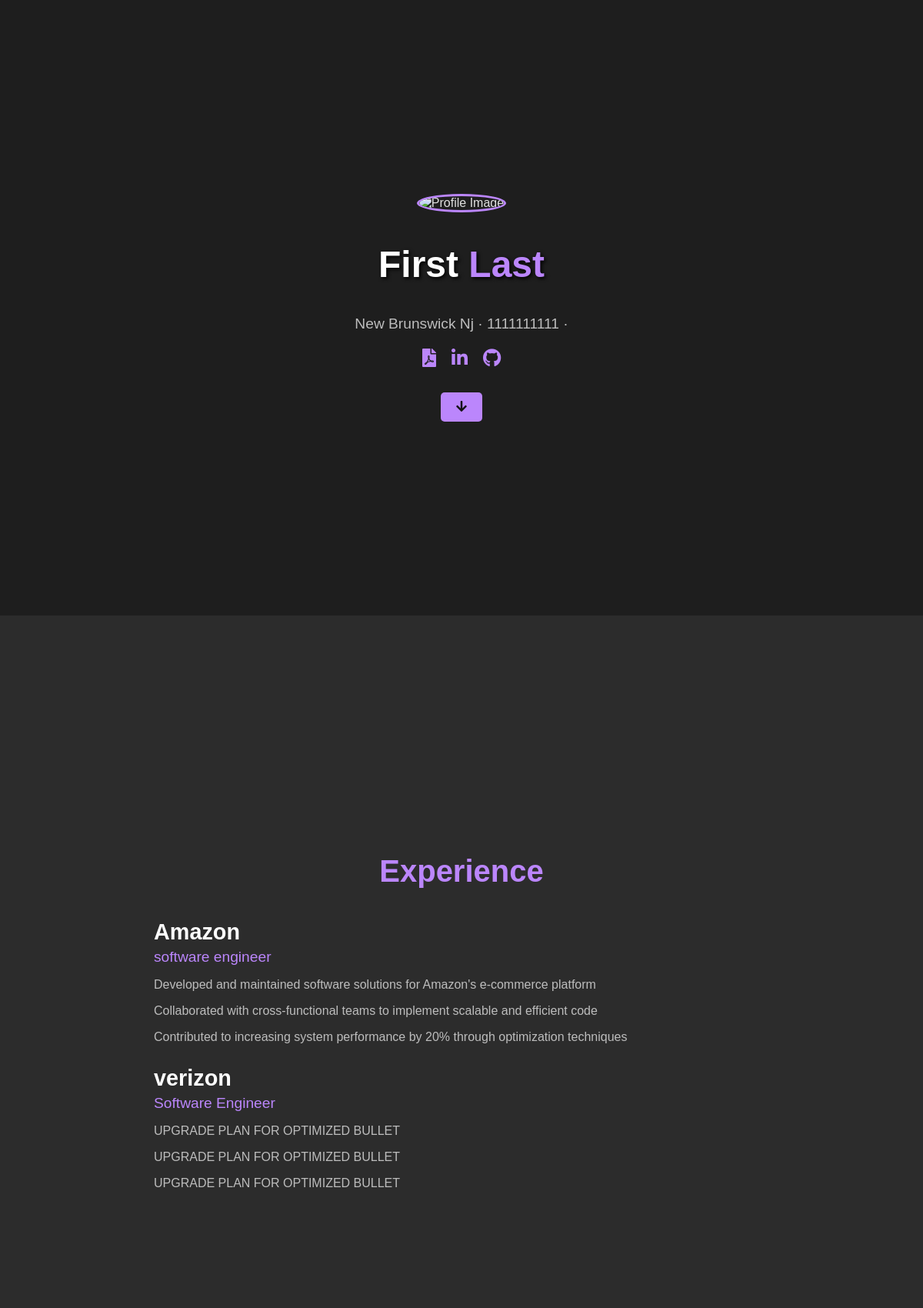
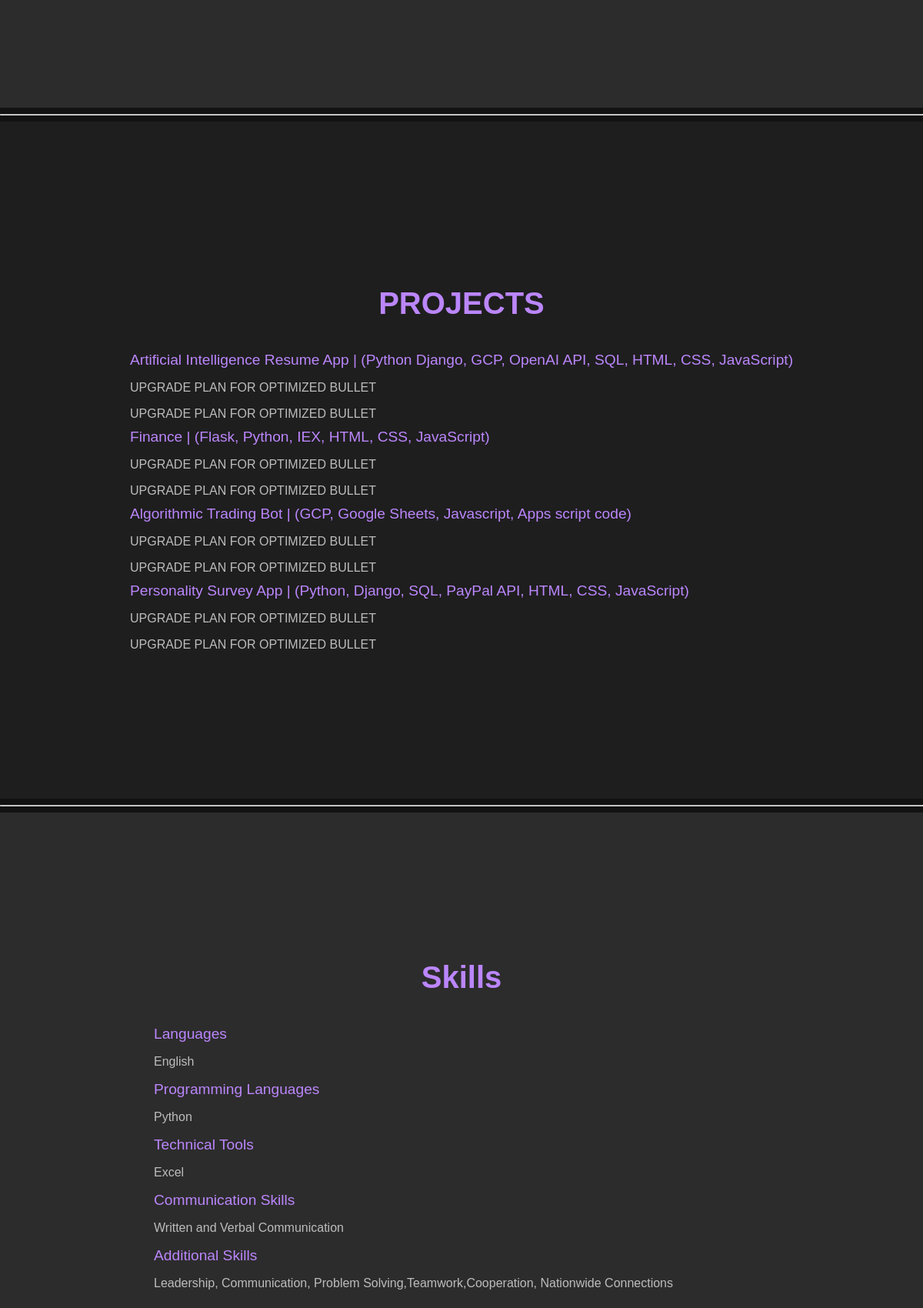
Page /example/ (upper part) on the committed database (2 pictures, top to bottom).
### resume_app/models.py (models this page shows, shortened)
class UserProfile(models.Model):
    def profile_image_upload_to(instance, filename):
        return f"profile_pictures/{instance.account.id}.jpg"
    id = models.AutoField(primary_key=True)
    account = models.ForeignKey(Account, on_delete=models.CASCADE, null=True, related_name='account_user_profile')
    first_name = models.CharField(max_length=255)
    last_name = models.CharField(max_length=255)
    phone = models.CharField(max_length=15)
    city = models.CharField(max_length=255)
    state = models.CharField(max_length=255)
    linkedin_link = models.CharField(blank=True, null=True, max_length=255)
    resume_link = models.URLField(blank=True, null=True)
    github_link = models.CharField(blank=True, null=True, max_length=255)
    website_link = models.URLField(blank=True, null=True)
    profile_image = models.ImageField(upload_to=profile_image_upload_to, storage=OverwriteStorage(), blank=True, null=True)
    spoken_languages = models.CharField(max_length=255, blank=True, null=True)
    programming_languages = models.CharField(max_length=255, blank=True, null=True)
    technical_skills = models.CharField(max_length=255, blank=True, null=True)
    leadership = models.CharField(max_length=255, blank=True, null=True)

class WorkExperience(models.Model):
    account = models.ForeignKey(Account, on_delete=models.CASCADE, null=True, related_name='work_experiences')
    company_name = models.CharField(max_length=255, validators=[MinLengthValidator(1)])
    job_title = models.CharField(max_length=255, validators=[MinLengthValidator(1)])
    start_date = models.DateField()
    end_date = models.DateField(null=True)
    currently_working = models.BooleanField(default=False)
    city = models.CharField(max_length=255, validators=[MinLengthValidator(1)])
    state = models.CharField(max_length=2, validators=[MinLengthValidator(2), MaxLengthValidator(2)])
    description = models.TextField(validators=[MinLengthValidator(1)])
    bullet1 = models.CharField(max_length=255, validators=[MinLengthValidator(1)])
    bullet2 = models.CharField(max_length=255, validators=[MinLengthValidator(1)])
    bullet3 = models.CharField(max_length=255, validators=[MinLengthValidator(1)])

class Project(models.Model):
    account = models.ForeignKey(Account, on_delete=models.CASCADE, null=True, related_name='projects')
    project_name = models.CharField(max_length=255)
    project_skills = models.CharField(max_length=255)
    description = models.TextField()
    bullet1 = models.CharField(max_length=255)
    bullet2 = models.CharField(max_length=255)

### resume_app/views.py (the view)
# urls.py: path('<str:url_name>/', website, name='website'),
def website(request, url_name):
    try:
        account = Account.objects.get(name=url_name)
        user_profile = get_object_or_404(UserProfile, account=account)
        user_plan = Plan.objects.get(account=account)
        education_list = Education.objects.filter(account=account)  # Use filter to get all related education records
        print("education_list", education_list)
        context = {
            'user_profile': user_profile,
            'account': account,
            'user_plan': user_plan,
            'education_list': education_list,  # Pass the list of education records
        }
        return render(request, 'website.html', context)
    except Account.DoesNotExist:
        print(f"Account with url_name {url_name} does not exist.")
        return render(request, 'home.html', status=404)  # Render a custom 404 page

### resume_app/models.py (called while the page is built)
    def __str__(self):
        return f"{self.id}: {self.name}"

    def __str__(self):
        return f"{self.id}: {self.account}"

### resume_app/templates/website.html (shortened to what this page needs)
{% load static %}
<!DOCTYPE html>
<html lang="en">
<head>
</head>
<body>
    <section id="landing">
        <div class="resume-section-content">
            <span class="d-none d-lg-block">
                {% if user_profile.profile_image %}
                    <img class="img-fluid img-profile rounded-circle mx-auto mb-2" src="{% static 'profile_pictures/' %}{{ account.id }}.jpg" alt="Profile Image" />
                {% else %}
                    <img class="img-fluid img-profile rounded-circle mx-auto mb-2" src="{% static 'profile_pictures/0.jpg' %}" alt="Profile Image" />
                {% endif %}
            </span>
            <h1 class="mb-0">
                {{ user_profile.first_name }}
                <span class="text-primary">{{ user_profile.last_name }}</span>
            </h1>
            <div class="subheading">
                {{ user_profile.city }} {{ user_profile.state }} · {{ user_profile.phone }} ·
            </div>
                <link href="https://cdnjs.cloudflare.com/ajax/libs/font-awesome/5.15.4/css/all.min.css" rel="stylesheet">
                <div class="social-icons">
                    <a href="{{ user_profile.resume_link }}" target="_blank"><i class="fas fa-file-pdf"></i></a>
                    <a href="{{ user_profile.linkedin_link }}" target="_blank"><i class="fab fa-linkedin-in"></i></a>
                    <a href="{{ user_profile.github_link }}" target="_blank"><i class="fab fa-github"></i></a>
                </div>
                <button class="show-more" onclick="document.getElementById('experience').scrollIntoView()">
                    <i class="fas fa-arrow-down"></i>
                </button>
        </div>
    </section>
    <section id="experience">
        <div class="resume-section-content">
            <h2>Experience</h2>
            {% for work_experience in account.work_experiences.all %}
            <div>
                <h3>{{ work_experience.company_name }}</h3>
                <div class="subheading">{{ work_experience.job_title }}</div>
                <p>{{ work_experience.bullet1 }}</p>
                <p>{{ work_experience.bullet2 }}</p>
                <p>{{ work_experience.bullet3 }}</p>
            </div>
            {% endfor %}
        </div>
    </section>
      <hr class="m-0" />
      <section class="resume-section" id="projects">
          <div class="d-flex flex-column flex-md-row justify-content-between mb-5">
              <div class="flex-grow-1">
                  <h2 class="mb-5">PROJECTS</h2>
                  {% for project in account.projects.all %}
                  <div class="subheading mb-3">{{ project.project_name }} | ({{ project.project_skills }})</div>
                  <p> {{ project.bullet1 }} </p>
                  <p> {{ project.bullet2 }} </p>
                  {% endfor %}
              </div>
          </div>
      </section>
      <hr class="m-0" />
      <section class="resume-section" id="skills">
          <div class="resume-section-content">
              <h2 class="mb-5">Skills</h2>
              <div class="subheading mb-3"> Languages</div>
              <ul>
                  <li> {{user_profile.spoken_languages}}  </li>
              </ul>
              <div class="subheading mb-3">Programming Languages</div>
              <ul>
                  <li> {{user_profile.programming_languages}}  </li>
              </ul>
              <div class="subheading mb-3">Technical Tools</div>
              <ul>
                  <li> {{user_profile.technical_skills}}  </li>
              </ul>
              <div class="subheading mb-3">Communication Skills</div>
              <ul>
                  <li>Written and Verbal Communication</li>
              </ul>
              <div class="subheading mb-3">Additional Skills</div>
              <ul>
                  <li>Leadership, Communication, Problem Solving,Teamwork,Cooperation, Nationwide Connections</li>
              </ul>
          </div>
      </section>
</body>
</html>

### resume_app/templates/website.html (style rules this page uses)
body { margin: 0; padding: 0; font-family: 'Arial', sans-serif; background-color: #121212; color: #e0e0e0; }
a { color: #BB86FC; text-decoration: none; transition: color 0.3s ease; }
#landing { height: 100vh; display: flex; flex-direction: column; justify-content: center; align-items: center; text-align: center; background-color: #1E1E1E; }
#landing h1 { font-size: 3rem; color: #FFFFFF; text-shadow: 2px 2px 5px #000; }
#landing h1 span.text-primary { color: #BB86FC; }
#landing .subheading { font-size: 1.2rem; color: #bdbdbd; margin-bottom: 20px; }
#landing .social-icons { display: flex; justify-content: center; margin-top: 20px; }
#landing .social-icons a { color: #BB86FC; font-size: 1.5rem; margin: 0 10px; transition: transform 0.3s ease, color 0.3s ease; }
#landing .show-more { margin-top: 30px; background-color: #BB86FC; color: #121212; padding: 10px 20px; border: none; border-radius: 5px; font-size: 1rem; cursor: pointer; transition: background-color 0.3s ease, transform 0.3s ease; }
#experience { height: 100vh; padding: 40px 20px; display: flex; flex-direction: column; justify-content: center; align-items: center; background-color: #121212; }
#experience h2 { font-size: 2.5rem; color: #BB86FC; text-align: center; margin-bottom: 40px; }
.resume-section-content { max-width: 800px; width: 100%; }
.resume-section-content h3 { font-size: 1.8rem; color: #FFFFFF; margin-bottom: 5px; }
.resume-section-content .subheading { font-size: 1.2rem; color: #BB86FC; margin-bottom: 10px; }
.resume-section-content p { font-size: 1rem; color: #BDBDBD; }
html { scroll-behavior: smooth; }
.d-none.d-lg-block { display: block; text-align: center; margin-bottom: 20px; }
.d-none.d-lg-block img { width: 150px; height: 150px; border-radius: 50%; object-fit: cover; border: 3px solid #BB86FC; transition: transform 0.3s ease; }
#experience { height: 120vh; padding: 40px 20px; display: flex; flex-direction: column; justify-content: center; align-items: center; background-color: #2C2C2C; }
.resume-section { height: 100vh; padding: 40px 20px; color: #e0e0e0; display: flex; flex-direction: column; justify-content: center; align-items: center; }
.resume-section h2 { font-size: 2.5rem; color: #BB86FC; text-align: center; margin-bottom: 40px; }
#projects { background-color: #1E1E1E; }
#skills { background-color: #2C2C2C; }
#projects .subheading { font-size: 1.2rem; color: #BB86FC; margin-bottom: 10px; }
#projects p { font-size: 1rem; color: #BDBDBD; margin-bottom: 10px; }
#skills .subheading { font-size: 1.2rem; color: #BB86FC; margin-bottom: 10px; }
#skills ul { list-style: none; padding-left: 0; }
#skills ul li { font-size: 1rem; color: #BDBDBD; margin-bottom: 8px; }
.social-icons a { font-size: 2rem; margin: 0 15px; color: #BB86FC; transition: color 0.3s ease; }

### rows in the picture
UserProfile: first_name "First", last_name "Last", city "New Brunswick", state "Nj", phone "1111111111", spoken_languages "English", programming_languages "Python", technical_skills "Excel"
WorkExperience: company_name "Amazon", job_title "software engineer", bullet1 "Developed and maintained software solutions for Amazon's e-commerce platform", bullet2 "Collaborated with cross-functional teams to implement scalable and efficient code", bullet3 "Contributed to increasing system performance by 20% through optimization techniques"
WorkExperience: company_name "verizon", job_title "Software Engineer", bullet1 "UPGRADE PLAN FOR OPTIMIZED BULLET", bullet2 "UPGRADE PLAN FOR OPTIMIZED BULLET", bullet3 "UPGRADE PLAN FOR OPTIMIZED BULLET"
Project: project_name "Artificial Intelligence Resume App", project_skills "Python Django, GCP, OpenAI API, SQL, HTML, CSS, JavaScript", bullet1 "UPGRADE PLAN FOR OPTIMIZED BULLET", bullet2 "UPGRADE PLAN FOR OPTIMIZED BULLET"
Project: project_name "Finance", project_skills "Flask, Python, IEX, HTML, CSS, JavaScript", bullet1 "UPGRADE PLAN FOR OPTIMIZED BULLET", bullet2 "UPGRADE PLAN FOR OPTIMIZED BULLET"
Project: project_name "Algorithmic Trading Bot", project_skills "GCP, Google Sheets, Javascript, Apps script code", bullet1 "UPGRADE PLAN FOR OPTIMIZED BULLET", bullet2 "UPGRADE PLAN FOR OPTIMIZED BULLET"
Project: project_name "Personality Survey App", project_skills "Python, Django, SQL, PayPal API, HTML, CSS, JavaScript", bullet1 "UPGRADE PLAN FOR OPTIMIZED BULLET", bullet2 "UPGRADE PLAN FOR OPTIMIZED BULLET"
